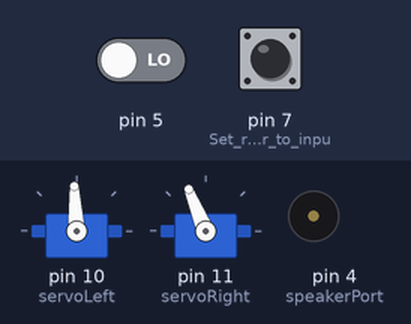
Recording of a sketch running on a simulated Arduino Uno, built with avr-gcc and run on an emulated ATmega328P. Shown: 2 × servo, buzzer (waves = sounding). Inputs (shaded band) come from the test bench; at power-on: pin 7 (Set_right_whisker_to_inpu) LOW, pin 5 LOW.

Above: at 2.2 s.
2.3 s: pin 7 (Set_right_whisker_to_inpu) pulled HIGH for 3.2 s
At 4.7 s:
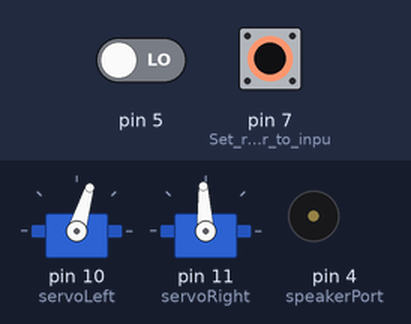
7.0 s: pin 5 driven HIGH and pin 7 (Set_right_whisker_to_inpu) driven HIGH
At 8.2 s:
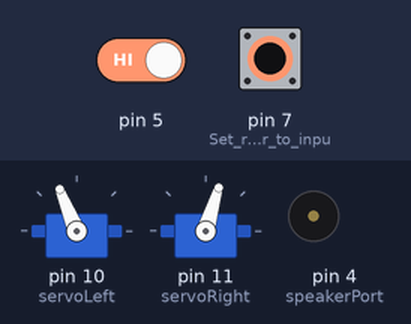
8.5 s: pin 5 driven LOW
At 8.9 s:
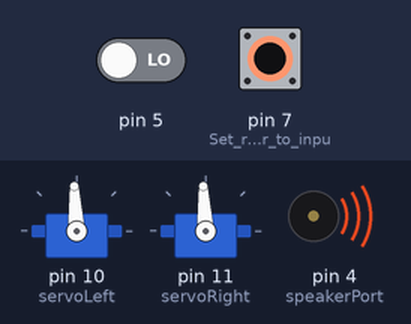
12.5 s: pin 5 driven HIGH
At 13.5 s:
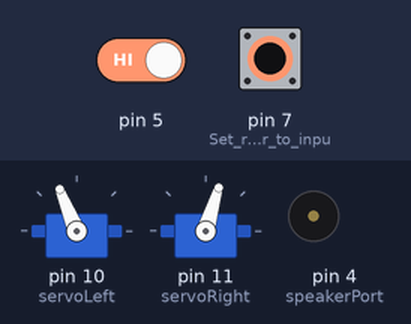
14.0 s: pin 7 (Set_right_whisker_to_inpu) driven LOW
At 14.75 s:
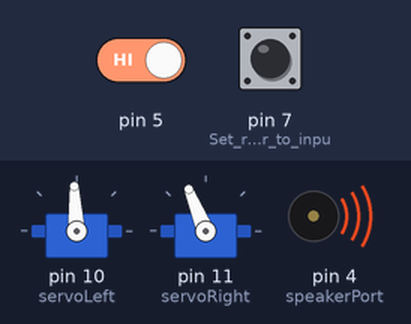
Timing chart, 0 to 19.0 s (numbered marks = the images above; inputs shaded):
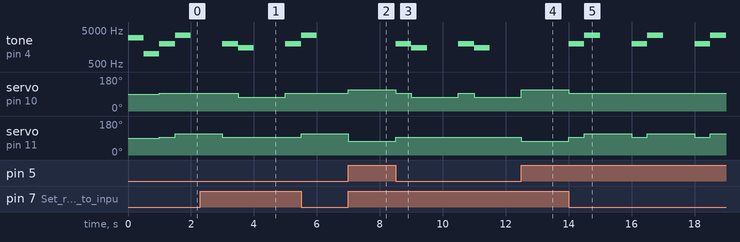

The sketch:

Whiskers1stGo_Piezo.ino
```cpp
// Whisker Setup
// Test that the whiskers are correctly working by driving forward
// if the right whisker is not pressed in.

// Macros for storing various servomotor speeds
#define stopServo 1500
#define forward 1700
#define reverse 1300

// Macros for storing speaker port
#define speakerPort 4

// Macros for storing whisker data to improve code readibility
#define whiskerL digitalRead(5)
#define whiskerR digitalRead(7)
#define pressed 0

//Servo Include Library and right and left servo definitions
#include <Servo.h>
Servo servoLeft;
Servo servoRight;

void setup()                                 // Built-in setup() initialization function runs once
{
  pinMode(5, INPUT);
  pinMode(7, INPUT);                         // Set right whisker to input pin 7

  servoLeft.attach(10);                      // Set left servo to pin 10
  servoRight.attach(11);                     // Set right servo to pin 11

  tone(speakerPort, 3000, 500);             // Play tone for 1 second
  delay(500);                               // Delay for tone to finish
  tone(speakerPort, 1000, 500);             // Play tone for 1 second
  delay(500);                               // Delay for tone to finish
}

void loop()                                  // Built-in loop repeats forever after setup() function finishes
{
  if(whiskerR == pressed || whiskerL == pressed)                // If right whisker is pressed...
  {
    // ...stop.
    servoLeft.writeMicroseconds(stopServo);
    servoRight.writeMicroseconds(stopServo);
    tone(speakerPort, 2000, 1000);             // Play tone for 1 second
    delay(300);                               // Delay for tone to finish
    tone(speakerPort, 2000, 1000);             // Play tone for 1 second
    delay(200);                               // Delay for tone to finish
    if(whiskerR == pressed)
    {
      tone(speakerPort, 3500, 500);             // Play tone for 1 second

      servoRight.writeMicroseconds(forward);
      delay(1500);
    }
    else {
      tone(speakerPort, 1500, 500);
      servoLeft.writeMicroseconds(reverse);
      delay(1500);
    }

  }
  else                                       // Else (neither whisker is not pressed)...
  {
    // ...move forward.
    servoLeft.writeMicroseconds(forward);    // Left wheel counterclockwise
    servoRight.writeMicroseconds(reverse);   // Right wheel clockwise
  }
}
```

Measured:
- after the input at 2.3 s, servo on pin 10 (servoLeft): 93° → 73° after 1.2 s, → 93° 1.5 s later
- after the input at 7.0 s, tone on pin 4 (speakerPort): stays silent (without the input it goes to 2000 Hz after 0.00 s); servo on pin 10 (servoLeft): 93° → 112° at once
- after the input at 8.5 s, tone on pin 4 (speakerPort): plays 2000 Hz for 0.50 s, 1500 Hz for 0.50 s, 2000 Hz for 0.50 s, 1500 Hz for 0.50 s, starting at once; servo on pin 10 (servoLeft): alternates 93° for 0.50 s and 73° for 1.5 s, starting at once; servo on pin 11 (servoRight): 73° → 93° at once
- after the input at 12.5 s, tone on pin 4 (speakerPort): stays silent (without the input it goes to 2000 Hz after 0.00 s); servo on pin 11 (servoRight): 93° → 73° at once
- after the input at 14.0 s, tone on pin 4 (speakerPort): silent → 2000 Hz at once, then repeats every 2.0 s: 3500 Hz 0.50 s, silent 1.0 s, 2000 Hz 0.50 s; servo on pin 10 (servoLeft): 112° → 93° at once; servo on pin 11 (servoRight): alternates 112° for 1.5 s and 93° for 0.50 s, starting at once
- by itself, tone on pin 4 (speakerPort): plays 2000 Hz for 0.50 s, 1500 Hz for 0.50 s, 2000 Hz for 0.50 s, 3500 Hz for 0.50 s
